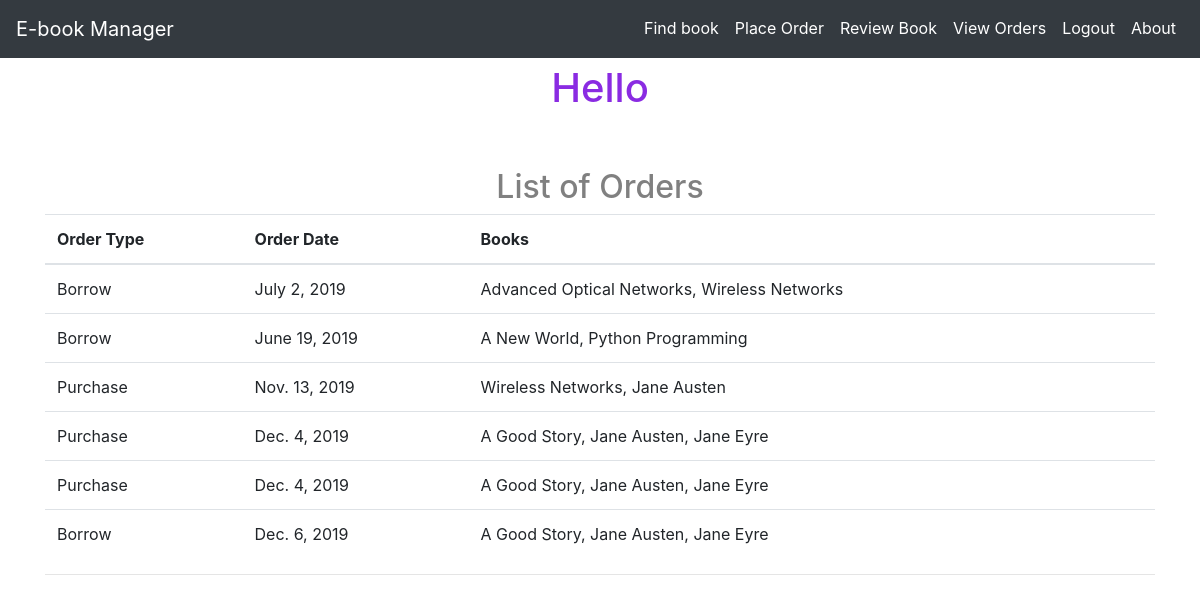
Screenshot of /myapp/orders/ (signed in) with the database file from the repository.
### myapp/models.py (models this page shows, shortened)
class Order(models.Model):
    ORDER_TYPE_CHOICES = [
        (0, 'Purchase'),
        (1, 'Borrow')
    ]
    books = models.ManyToManyField(Book)
    member = models.ForeignKey(Member, related_name='member', on_delete=models.CASCADE)
    order_type = models.IntegerField(choices=ORDER_TYPE_CHOICES, default=1)
    order_date = models.DateField(default=timezone.now())

### myapp/views.py (the view)
# urls.py: path(r'orders/', views.my_orders, name='orders'),
@login_required(login_url='/myapp/login/')
def my_orders(request):
    try:
        logged_in_user = Member.objects.get(pk=request.user.pk)
        orders = Order.objects.filter(member=logged_in_user)
        book_list = []
        for order in orders:
            books = order.books.all()
            book_title = ''
            for book in books:
                book_title = book_title + book.title + ', '
            book_list.append(book_title[:-2])
        new_list = zip(orders, book_list)
        return render(request, 'myapp/myorders.html', {'orders': orders, 'book_list': book_list, 'new_list': new_list})
    except Member.DoesNotExist:
        return HttpResponse('There are no available orders!')

### myapp/templates/myapp/myorders.html
{% extends 'myapp/base.html' %}
{% block myhdg %}Hello {{ name }}{% endblock %}
{% block body_block %}
    {% if new_list %}
        <h2>List of Orders</h2>
        <table class="table">
            <thead>
                <th>Order Type</th>
                <th>Order Date</th>
                <th>Books</th>
            </thead>
            <tbody>
            {% for order, book in new_list %}
                <td>
                {% if order.order_type == 0 %}
                    Purchase
                {% else %}
                    Borrow
                {% endif %}
                </td>
                <td>
                {{ order.order_date }}
                </td>
                <td>
                {{ book }}
                </td>
                <tr>
            {% endfor %}
            </tbody>
        </table>
    {% else %}
        <strong>There are no available orders!</strong>
    {% endif %}
{% endblock %}

### myapp/templates/myapp/base.html (shortened to what this page needs)
<!DOCTYPE html>
{% load staticfiles %}
<html>
    <head>
        <link rel="stylesheet" type="text/css" href="{% static 'myapp/style.css' %}" />
        <link rel="stylesheet" href="https://maxcdn.bootstrapcdn.com/bootstrap/4.4.1/css/bootstrap.min.css">
    </head>
    <body>
    <nav class="navbar navbar-expand-sm bg-dark navbar-dark fixed-top">
        <a class="navbar-brand" href = "{% url 'myapp:index' %}">E-book Manager</a>
        <ul class="navbar-nav ml-auto" style="height: 42px;">
            <li class="nav-item active"><a class="nav-link" href = "{% url 'myapp:findbooks' %}">Find book</a></li>
            <li class="nav-item active"><a class="nav-link" href="{% url 'myapp:place_order' %}">Place Order</a></li>
            <li class="nav-item active"><a class="nav-link" href="{% url 'myapp:review' %}">Review Book</a></li>
            <li class="nav-item active"><a class="nav-link" href="{% url 'myapp:orders' %}">View Orders</a></li>
            {% if user.is_authenticated %}
                <li class="nav-item active"><a class="nav-link" href="{% url 'myapp:logout' %}">Logout</a></li>
            {% else %}
                <li class="nav-item active"><a class="nav-link" href="{% url 'myapp:login' %}">Login</a></li>
                <li class="nav-item active"><a class="nav-link" href="{% url 'myapp:register' %}">Register</a></li>
            {% endif %}
            <li class="nav-item active"><a class="nav-link" href="/myapp/about/">About</a></li>
        </ul>
    </nav>
        <div class="container">
            <br>
            {% if user.is_authenticated %}
            <h1>{% block myhdg %}Hello {{ user.first_name }} {% endblock %}</h1>
            {% else %}
                <h1>{% block myhdg1 %}Hello User {% endblock %}</h1>
            {% endif %}
            <br><br>
            {% block body_block %}*** {% endblock %}
        <hr>
        </div>
    </body>
</html>

### myapp/static/myapp/style.css (style rules this page uses)
h1 { display: block; margin: auto; text-align: center; color: blueviolet; }
h2 { color: gray; text-align: center; }
body { background-color: aliceblue; font-family: "Roboto", "Lucida Grande", Verdana, Arial, sans-serif; font-size: 15px; text-align: center; padding-top: 40px; }
.ml-auto { left: auto !important; right: 0px; }
li { list-style: none; }

### rows the page displays
Order: order_type "Borrow", order_date "July 2, 2019", book "Advanced Optical Networks, Wireless Networks"
Order: order_type "Borrow", order_date "June 19, 2019", book "A New World, Python Programming"
Order: order_type "Purchase", order_date "Nov. 13, 2019", book "Wireless Networks, Jane Austen"
Order: order_type "Purchase", order_date "Dec. 4, 2019", book "A Good Story, Jane Austen, Jane Eyre"
Order: order_type "Purchase", order_date "Dec. 4, 2019", book "A Good Story, Jane Austen, Jane Eyre"
Order: order_type "Borrow", order_date "Dec. 6, 2019", book "A Good Story, Jane Austen, Jane Eyre"
